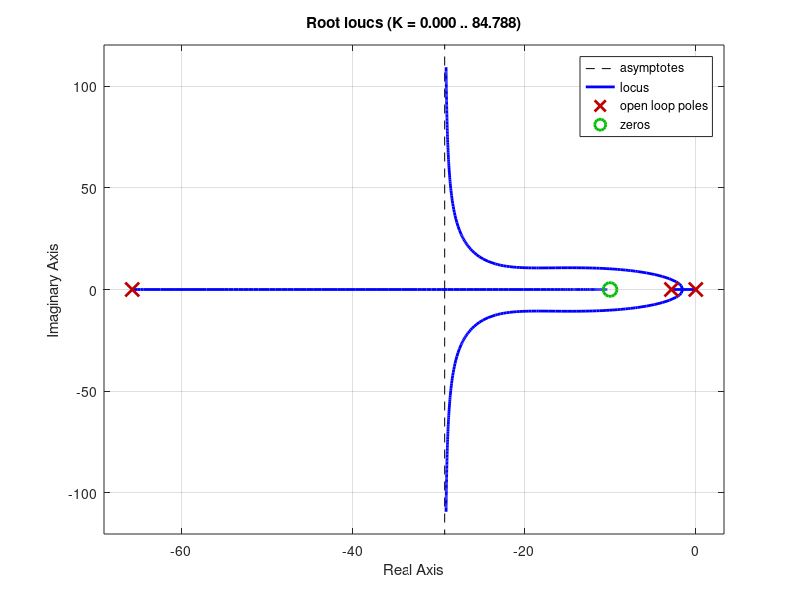

Write MATLAB code to recreate this figure.
close all; clear all; clc;
% Sent from Stefan Bonerz over Teams

%%
s=tf('s');

% Parameter
kM=1.2;
LA=0.035;
RA=2.4;
JA=0.22;
r=0.1;

% Phi/U_R
sysM=1/(s^3*LA*JA/kM+s^2*JA*RA/kM+kM*s);

% IT_1-block
step(sysM);

% Root Locus
rlocus(sysM);

%%
% Paraemter definition of control system
Mp=0.1; % 10% overshoot
ts=1;   % 1s settling time
D=-log(Mp)/sqrt(pi()^2+log(Mp)^2);
wn=4/(ts*D);
sgrid(D,wn);

%%
% P-controller
sysP=150;

% Feedback control system
sys=feedback(sysP*sysM,1,-1);

step(sys);

% D-controler
z_c=10;
sysD=(s+z_c);
rlocus(sysM*sysD);
sysP=10;

% Feedback control system with PD controller
sys=feedback(sysD*sysP*sysM,1,-1);
